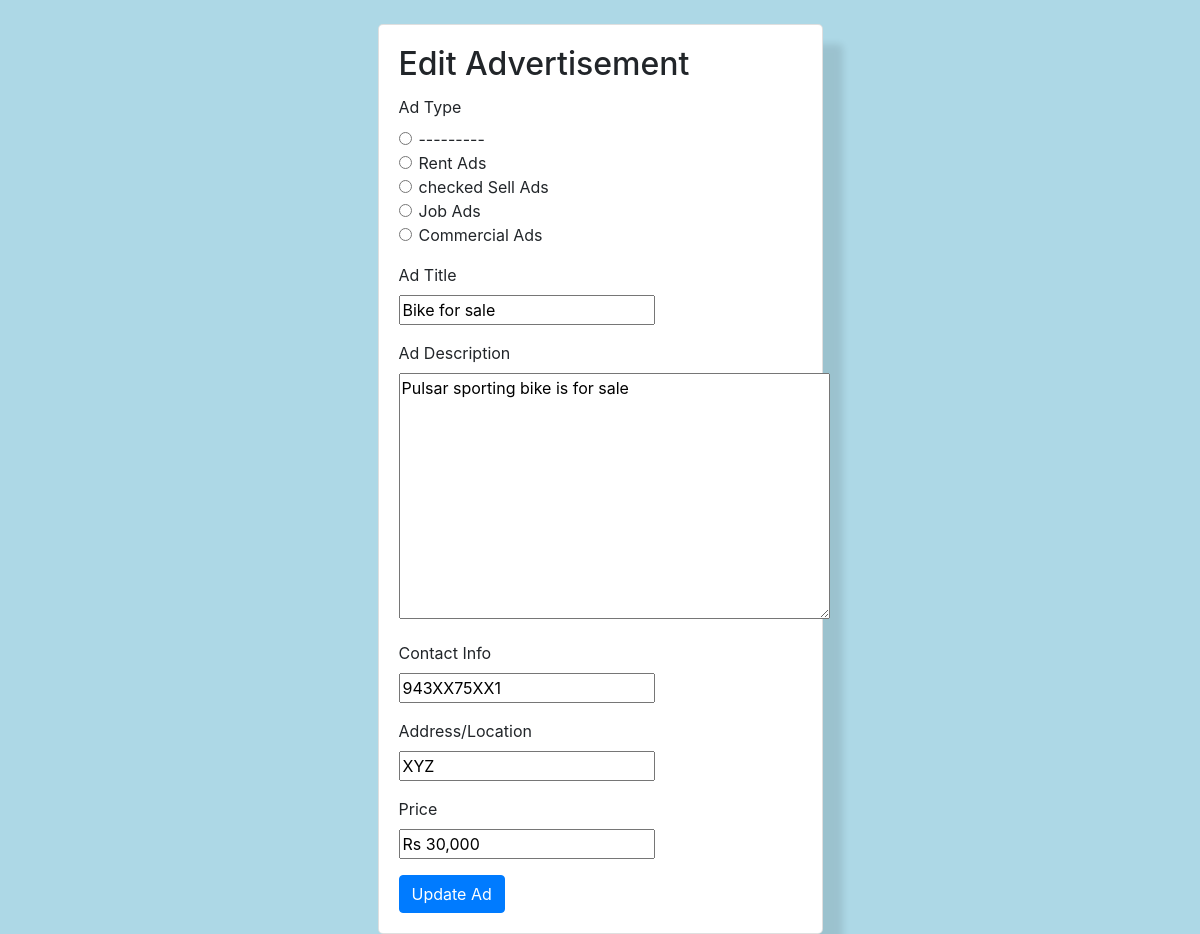
The app's page /update/11/ (signed in) with its own data.
### mainApp/models.py (models this page shows, shortened)
class AdPostModel(models.Model):
    AD_TYPES_CHOICES = [
        ('rent', 'Rent Ads'),
        ('sell', 'Sell Ads'),
        ('job', 'Job Ads'),
        ('commercial', 'Commercial Ads'),
    ]
    user = models.ForeignKey(User, on_delete=models.CASCADE)
    ad_type = models.CharField(max_length=20, choices=AD_TYPES_CHOICES)
    ad_title = models.CharField(max_length=100)
    ad_description = models.TextField()
    contact_info = models.CharField(max_length=100)
    address = models.CharField(max_length=200)
    price = models.CharField(max_length=50)
    created_at = models.DateTimeField(auto_now_add=True)

### mainApp/views.py (the view)
# urls.py: path('update/<str:pk>/', views.update_post, name='update_post')
@login_required(login_url='loginPage')
def update_post(request, pk):
    post = get_object_or_404(AdPostModel, id=pk, user=request.user)
    if request.method == 'POST':
        form = AdPostForm(request.POST, instance=post)
        if form.is_valid():
            form.save()
            return redirect('dashboard')
    else:
        form = AdPostForm(instance=post)
    context = {'form': form, 'post': post}
    return render(request, 'editPost.html', context)

### mainApp/forms.py
class AdPostForm(forms.ModelForm):
    class Meta:
        model = AdPostModel
        fields = ['ad_type', 'ad_title', 'ad_description', 'contact_info', 'address', 'price']
        widget = {
            'ad_type': forms.Select(attrs={'class': 'form-control', 'placeholder': 'Select Ad Type'}),
            'ad_title': forms.TextInput(attrs={'class': 'form-control', 'placeholder': 'Enter Ad Title'}),
            'ad_description': forms.Textarea(attrs={'class': 'form-control', 'placeholder': 'Enter Ad Description'}),
            'contact_info': forms.TextInput(attrs={'class': 'form-control', 'placeholder': 'Enter Contact Info'}),
            'address': forms.TextInput(attrs={'class': 'form-control', 'placeholder': 'Enter Address'}),
            'price': forms.TextInput(attrs={'class': 'form-control', 'placeholder': 'Enter Price'}),
        }

### mainApp/templates/editPost.html (shortened to what this page needs)
<!DOCTYPE html>
<html lang="en">
<head>
     <link rel="stylesheet" href="https://maxcdn.bootstrapcdn.com/bootstrap/4.5.2/css/bootstrap.min.css">
</head>
<body>
    <div class="container mt-4">
        <div class="row justify-content-center">
            <div class="col-md-5">
                <div class="card" id="card">
                    <div class="card-body">
                        <h2 class="card-title">Edit Advertisement</h2>
                            <form action="{% url 'update_post' post.id %}" method="POST">
                                    <div class="form-group">
                                        <label>Ad Type</label>
                                        {% for choice_value, choice_label in form.ad_type.field.choices %}
                                    <div class="form-check">
                                    <input class="form-check-input" type="radio" name="{{ form.ad_type.name }}" id="id_{{ form.ad_type.id_for_label }}_{{ forloop.counter }}" value="{{ choice_value }}" >
                                {% if form.ad_type.value == choice_value %}checked{% endif %}
                                    <label class="form-check-label" for="id_{{ form.ad_type.id_for_label }}_{{ forloop.counter }}" style="outline: none;">{{ choice_label }}</label>
                                    </div>
                                {% endfor %}
                                    </div>
                                <div class="form-group">
                                    <label>Ad Title</label>
                                    <br>
                                    {{form.ad_title}}
                                    </div>
                                <div class="form-group">
                                    <label>Ad Description</label>
                                    <br>
                                    {{form.ad_description}}
                                </div>
                            <div class="form-group">
                                <label>Contact Info</label>
                                 <br>
                                    {{form.contact_info}}
                                </div>
                                <div class="form-group">
                                    <label>Address/Location</label>
                                    <br>
                                    {{form.address}}
                                </div>
                                <div class="form-group">
                                <label >Price</label>
                                <br>
                                {{form.price}}
                                </div>
                                <button type="submit" class="btn btn-primary">Update Ad</button>
                            </form>
                        </div>
                    </div>
                </div>
          </div>
    </div>
</body>
</html>

### mainApp/templates/editPost.html (style rules this page uses)
body { background-color: #add8e6; }
.card { background-color: #ffffff; border-radius: 5px; box-shadow: 20px 20px 7px rgba(0, 0, 0, 0.1); transition: box-shadow 0.3s, background-color 0.3s }

### records on screen
AdPostModel: ad_title "Bike for sale", ad_description "Pulsar sporting bike is for sale", contact_info "943XX75XX1", address "XYZ", price "Rs 30,000"

### other values on screen
{{ choice_label }} "---------" "Rent Ads" "Sell Ads" "Job Ads" "Commercial Ads"
